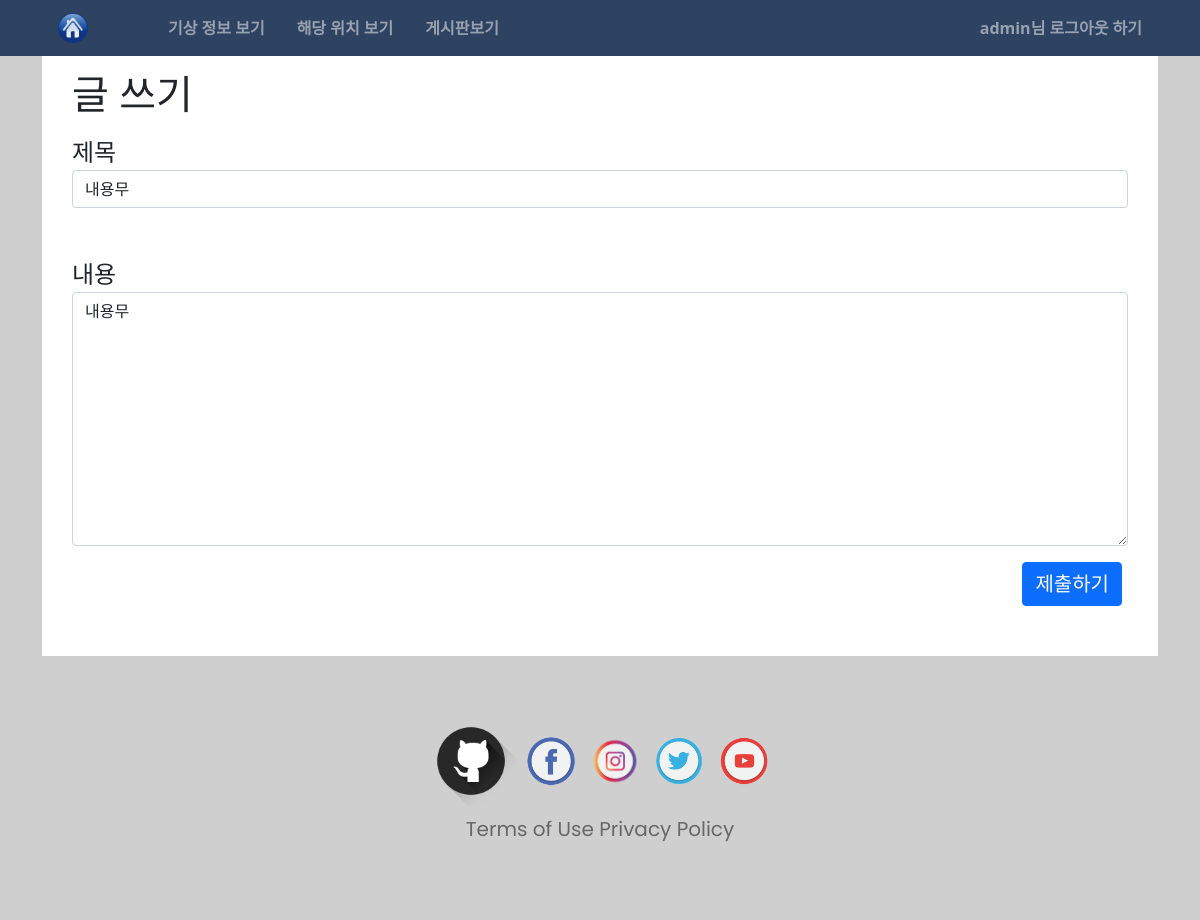
Before: /board/question/modify/95/ (signed in) with the older database file.
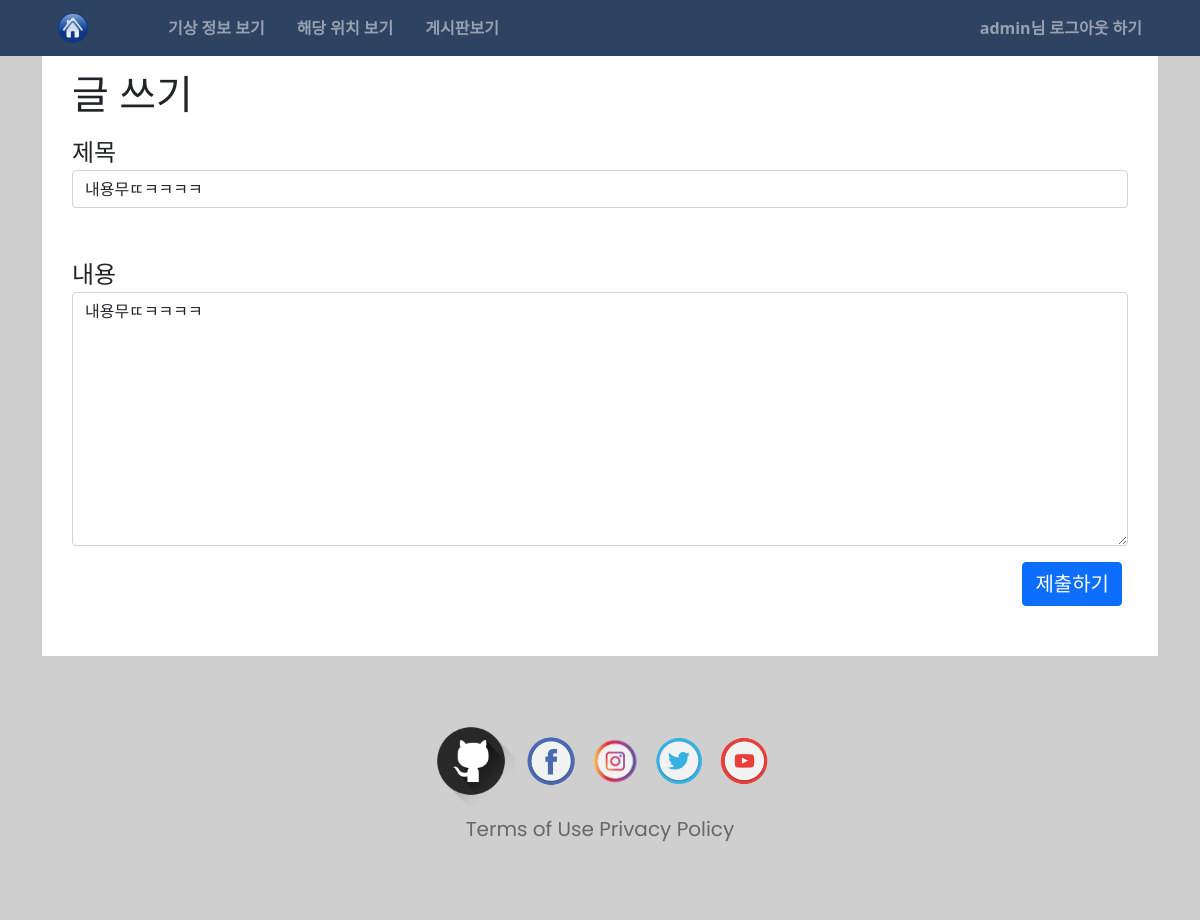
After: the same page with the newer database file.
### board/models.py (models this page shows, shortened)
class Question(models.Model):
  subject = models.CharField(max_length=200)
  content = models.TextField()
  create_date = models.DateTimeField()
  author = models.ForeignKey(User,on_delete=models.CASCADE, related_name='quthor_question')
  modify_date = models.DateTimeField(null=True, blank=True)
  voter = models.ManyToManyField(User,related_name='voter_question')
  devoter = models.ManyToManyField(User,related_name='devoter_question')

### board/views/question_views.py (the view)
# urls.py: path('question/modify/<int:question_id>/', question_views.question_modify, name='question_modify'),
@login_required(login_url='common:login')
def question_modify(request,question_id):
  question = get_object_or_404(Question, pk=question_id)
  if request.user != question.author:
      messages.error(request, '수정권한이 없습니다')
      return redirect('pybo:detail', question_id=question.id)
  if request.method == "POST":
    form = QuestionForm(request.POST, instance=question)
    if form.is_valid():
      question = form.save(commit=False)
      question.modify_date = timezone.now()
      question.save()
      return redirect('board:detail', question_id = question.id)
  else:
    form = QuestionForm(instance=question)
  context = {'form':form, 'question':question}
  return render(request,'board/question_create.html',context)

### board/forms.py
class QuestionForm(forms.ModelForm):
  class Meta:
    model = Question
    fields = ['subject','content']
    labels = {'subject':'제목','content':'내용'}

### templates/board/question_create.html (shortened to what this page needs)
{% extends "base.html" %}
{% block content %}
  <div class="container">
    <div class="main-wall">
    <h1>글 쓰기 </h1>
      <form action="" method="post">
          <div class="form-group mt-3">
            <label class="fs-4"for="subject">제목</label>
            <input class="form-control mb-5" type="text" name="subject" id="subject" value="{{ form.content.value|default_if_none:'' }}">
          </div>
          <div class="form-group">
            <label class="fs-4" for="content">내용</label>
            <textarea class="form-control mb-3"name="content" id="content" rows="10">{{ form.content.value|default_if_none:'' }}</textarea>
          </div>
        <button style="margin-left: 90%; font-size:20px;" class="btn btn-primary" type="submit">제출하기</button>
      </form>
    </div>
  </div>
  <footer>
    {% include 'footer.html' %}
  </footer>
{% endblock content %}

Changed rows visible on the page:
changed Question: subject "내용무" → "내용무ㄸㅋㅋㅋㅋ"; content "내용무" → "내용무ㄸㅋㅋㅋㅋ"
